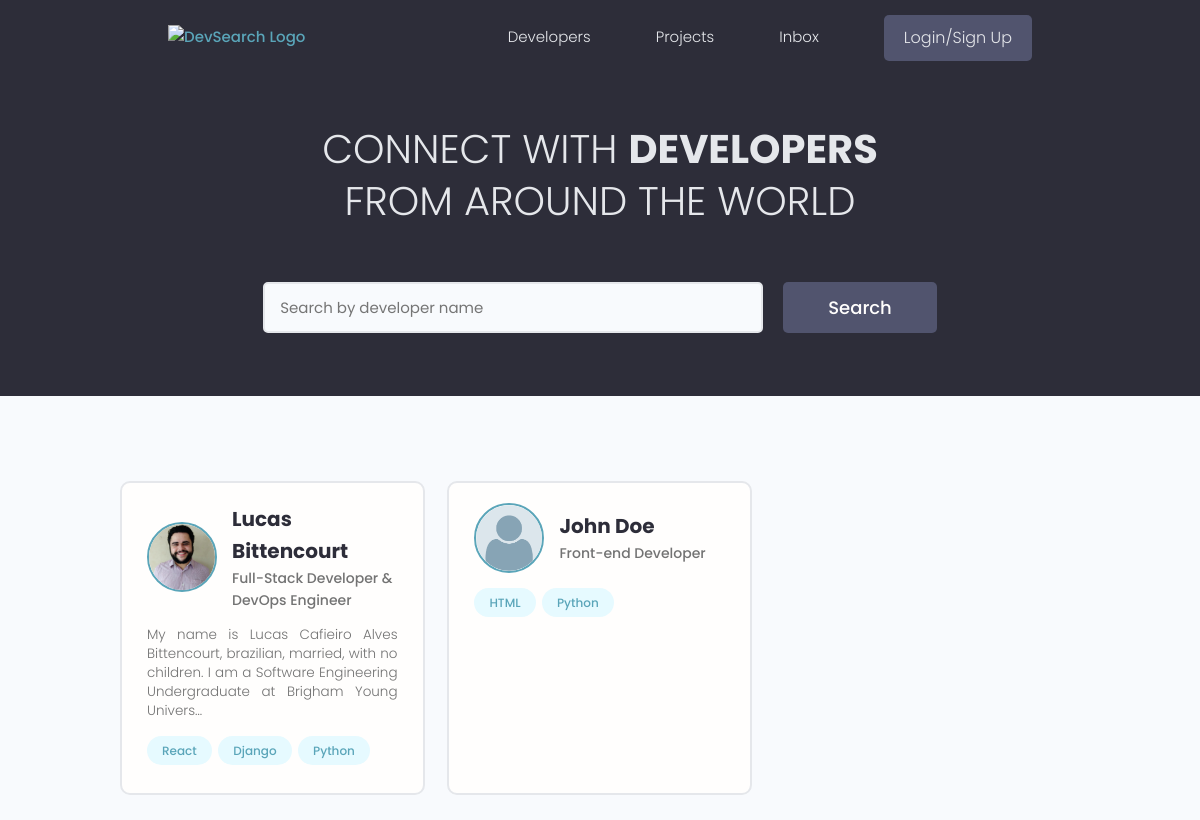
The app's page /, older data.
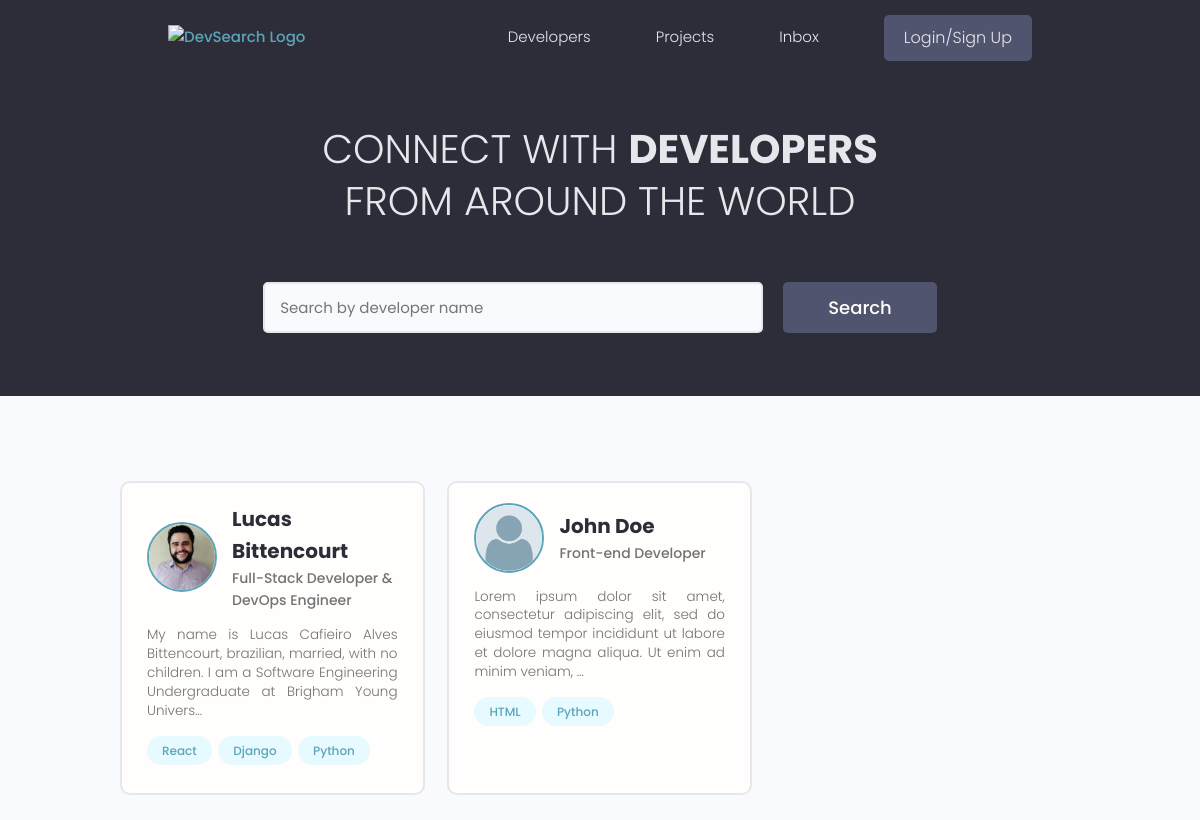
The same page, newer data.
### users/models.py (models this page shows, shortened)
class Profile(models.Model):
    user = models.OneToOneField(User, on_delete=models.CASCADE, null=True, blank=True)
    name = models.CharField(max_length=200, blank=True, null=True)
    email = models.EmailField(max_length=500, blank=True, null=True)
    username = models.CharField(max_length=200, blank=True, null=True)
    location = models.CharField(max_length=200, blank=True, null=True)
    short_intro = models.CharField(max_length=200, blank=True, null=True)
    bio = models.TextField(blank=True, null=True)
    profile_image = models.ImageField(
        null=True, blank=True, upload_to='profiles/', default='profiles/user_default.png')
    social_github = models.CharField(max_length=200, blank=True, null=True)
    social_twitter = models.CharField(max_length=200, blank=True, null=True)
    social_linkedin = models.CharField(max_length=200, blank=True, null=True)
    social_youtube = models.CharField(max_length=200, blank=True, null=True)
    social_website = models.CharField(max_length=200, blank=True, null=True)
    created = models.DateTimeField(auto_now_add=True)
    id = models.UUIDField(default=uuid.uuid4, unique=True,
                            primary_key=True, editable=False)

### users/views.py (the view)
# urls.py: path('', views.profiles, name="profiles_list"),
def profiles(request):
    profiles = Profile.objects.all()
    context = { 'profiles': profiles }
    return render(request, 'users/profiles.html', context)

### users/models.py (called while the page is built)
    def __str__(self):
        return str(self.name)

### users/templates/users/profiles.html (shortened to what this page needs)
{% extends 'main.html' %}
{% block content %}
<main class="home">
  <section class="hero-section text-center">
    <div class="container container--narrow">
      <div class="hero-section__box">
        <h2>CONNECT WITH <span>DEVELOPERS</span></h2>
        <h2>FROM AROUND THE WORLD</h2>
      </div>
      <div class="hero-section__search">
        <form class="form" action="#" method="get">
          <div class="form__field">
            <input class="input input--text" id="formInput#search" type="text" name="text"
              placeholder="Search by developer name" />
          </div>
          <input class="btn btn--sub btn--lg" type="submit" value="Search" />
        </form>
      </div>
    </div>
  </section>
  <section class="devlist">
    <div class="container">
      <div class="grid grid--three">
        {% for profile in profiles %}
        <div class="column card">
          <div class="dev">
            <a href="{% url 'user_profile' profile.id %}" class="card__body">
              <div class="dev__profile">
                <img class="avatar avatar--md" src="{{ profile.profile_image.url }}" alt="image" />
                <div class="dev__meta">
                  <h3>{{ profile.name }}</h3>
                  <h5>{{ profile.short_intro }}</h5>
                </div>
              </div>
              <p class="dev__info">{{ profile.bio|truncatechars:"150" }}</p>
              <div class="dev__skills">
                {% for skill in profile.skill_set.all|slice:"5" %}
                <span class="tag tag--pill tag--main">
                  <small>{{ skill }}</small>
                </span>
                {% endfor %}
              </div>
            </a>
          </div>
        </div>
        {% endfor %}
      </div>
    </div>
  </section>
</main>
{% endblock content %}

Row changes from the older to the newer data that the page shows:
changed Profile "John Doe": bio (not shown) → "Lorem ipsum dolor sit amet, consectetur adipiscing elit, sed do eiusmod tempor incididunt ut labore et dolore magna aliqua. Ut enim ad minim veniam, …"
